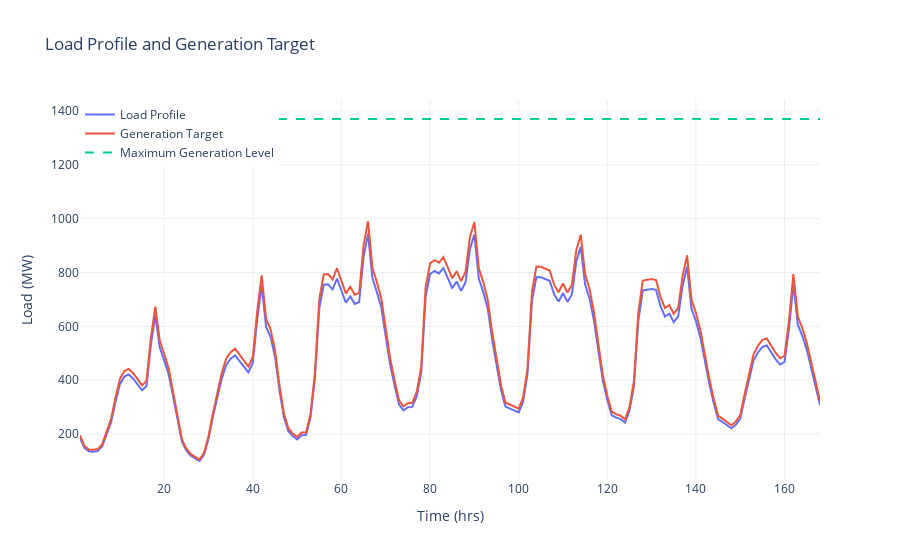

Source (notebook cell):
### Markdown cell above
# Visualize data

### Code cell
fig = go.Figure()
fig.add_trace(go.Scatter(x=time, y=load_profile, name="Load Profile"))
fig.add_trace(go.Scatter(x=time, y=gen_target, name="Generation Target"))
fig.add_trace(go.Scatter(x=time, y=[installed_capacity]*nhours,
                         name="Maximum Generation Level", line=dict(dash="dash")))
fig.update_layout(title="Load Profile and Generation Target",
                  xaxis_title="Time (hrs)", yaxis_title="Load (MW)",
                  legend=dict(x=0, y=1, traceorder="normal"))
fig.show()

### Figure 1 — Plotly figure (JSON) as saved in the notebook; plotly's stock layout.template omitted (floating-point values rounded to 4 significant figures; data arrays with more than 128 entries replaced by an {"elided": "..."} marker saying what was removed)
{"data": [{"name": "Load Profile", "type": "scatter", "x": {"elided": "168 int values"}, "y": {"elided": "168 float values"}}, {"name": "Generation Target", "type": "scatter", "x": {"elided": "168 int values"}, "y": {"elided": "168 float values"}}, {"line": {"dash": "dash"}, "name": "Maximum Generation Level", "type": "scatter", "x": {"elided": "168 int values"}, "y": {"elided": "168 int values"}}], "layout": {"legend": {"traceorder": "normal", "x": 0, "y": 1}, "title": {"text": "Load Profile and Generation Target"}, "xaxis": {"title": {"text": "Time (hrs)"}}, "yaxis": {"title": {"text": "Load (MW)"}}}}
